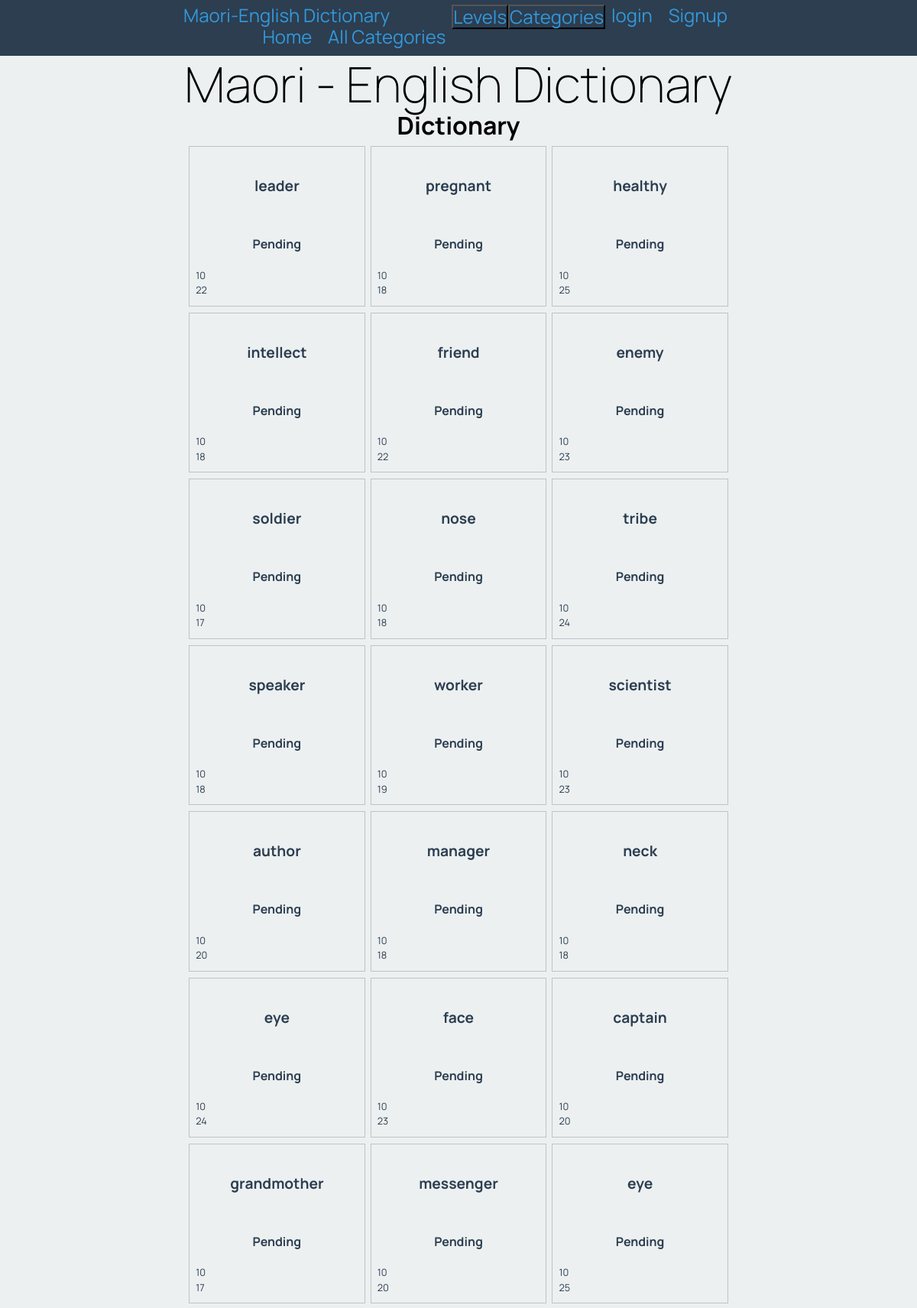
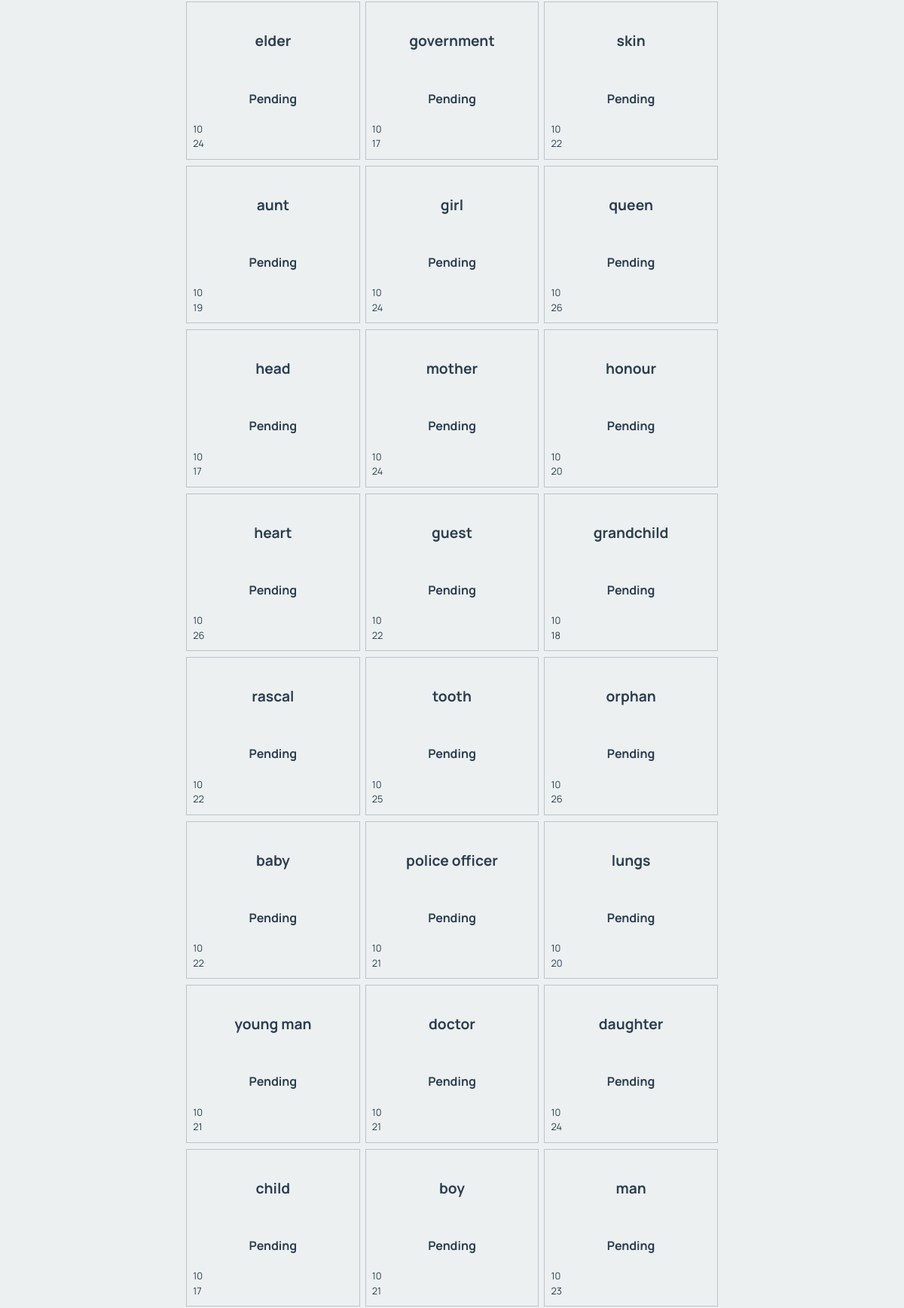
/dictionary/10 (upper part), run on the app's committed database (2 pictures, top to bottom).
### tables this page shows
CREATE TABLE "english_words"
(
    id         integer
        constraint english_words_pk
            primary key autoincrement,
    word       varchar(30),
    category   integer
        constraint english_words_categories_id_fk
            references categories,
    definition varchar(150),
    level      integer
        constraint english_words_categories_id_fk_2
            references categories
);

### app.py (the view)
@app.route('/dictionary/<cat_id>')
def render_dictionary_page(cat_id):
    cat_id = cat_id.strip("<")
    cat_id = cat_id.strip(">")
    con = create_connection(DATABASE)
    query = "SELECT word, definition, category, level FROM english_words WHERE category =? OR level = ?"
    cur = con.cursor()
    cur.execute(query, (cat_id, cat_id))
    word_list = cur.fetchall()
    con.close()
    print(cat_id)
    print(word_list)
    return render_template('dictionary.html', cat_list=render_cat_lev_menus('C'), lev_list=render_cat_lev_menus('L'), word_list=word_list, logged_in=is_logged_in())

### app.py (called while the page is built)
def create_connection(db_file: object) -> object:
    try:
        connection = sqlite3.connect(db_file)
        return connection
    except Error as e:
        print(e)
    return None

def is_logged_in():
    if session.get("email") is None:
       print("Not logged in")
       return False
    else:
       print("Logged in")
       return True

def render_cat_lev_menus(catlev):
    con = create_connection(DATABASE)
    query = "SELECT id, title FROM categories WHERE type=?"
    cur = con.cursor()
    cur.execute(query, (catlev))
    cat_list = cur.fetchall()
    con.close()
    return cat_list

### Templates/dictionary.html
{% extends 'base.html' %}
{% block pageheading %}
Dictionary
{% endblock %}
{% block main %}
    <div class ="words">
        {% for word in word_list %}
        <div class="word-box">
            <div class = "word-box-heading">
                <h3>{{ word[0] }}</h3>
            </div>
            <div class= 'word-box-subheading'>
                <h4>{{ word[1] }}</h4>
            </div>
            <div class="word-box-info">
                <p> {{ word[2] }} </p>
                <p> {{ word[3] }} </p>
            </div>
        </div>
        {% endfor %}
    </div>
{% endblock %}

### Templates/base.html (shortened to what this page needs)
<!DOCTYPE html>
<html>
<head>
    <link rel="stylesheet" href="https://cdnjs.cloudflare.com/ajax/libs/normalize/8.0.1/normalize.css"/>
    <link href="{{ url_for('static', filename='maori_dictionary.css') }}" rel="stylesheet">
</head>
<body>
<nav>
    <div class="container">
        <div class="navbar-brand">Maori-English Dictionary</div>
        <div class="navbar-links">
            {% if logged_in %}
            <a href="/logout">logout</a>
            <a href="/admin">admin</a>
            {% else %}
            <a href="/login">login </a>
            <a href="/signup">Signup</a>
            {% endif %}
        </div>
        <div class="dropdown-cat">
            <button class="dropbtn-cat">Categories</button>
        </div>
        <div class="dropdown-lev">
            <button class="dropbtn-lev">Levels</button>
        </div>
        <div class="navbar-links">
            <a href="/">Home</a>
            <a href="/dictionary/<>">All Categories</a>
        </div>
    </div>
</nav>
<div class="container">
    <header>
        <h1>Maori - English Dictionary</h1>
        <h2>{% block pageheading %}{% endblock %}</h2>
    </header>
    <main>
        {% block main %}
        {% endblock %}
    </main>
</div>
</body>
</html>

### Static/maori_dictionary.css (style rules this page uses)
* { font-family: 'Manrope', sans-serif; padding: 0; margin: 0; box-sizing: border-box; }
body { background-color: rgba(236, 240, 241, 1.0); }
.container { width: 60vw; margin: auto; }
.container::after { content: ""; clear: both; display: table; }
h1 { text-align: center; font-weight: 200; font-size: 4rem; margin: 0; }
h2 { font-size: 2rem; text-align: center; margin: 0 0 0.5rem 0; }
nav { background-color: rgba(44, 62, 80, 1.0); text-align: center; font-size: 1.5rem; padding-top: 0.4rem; padding-bottom: 0.7rem; color: rgba(52, 152, 219, 1.0); }
.navbar-brand { display: inline; float: left; }
.navbar-links { display: inline; float: right; }
nav a { padding: 0 0.5rem; font-size: 1.5rem; }
a, a:visited { color: rgba(52, 152, 219, 1.0); text-decoration: none; }
.words { display: flex; flex-wrap: wrap; justify-content: space-evenly; }
.word-box { width: 32%; border: 1px solid rgba(189, 195, 199, 1.0); color: rgba(44, 62, 80, 1.0); margin-bottom: 0.5rem; }
.word-box-heading { padding: 0.5rem; }
.word-box-subheading { padding: 0.5rem; }
.word-box-info { padding: 0.5rem; }
.word-box h3 { font-size: 1.2rem; text-align: center; }
.word-box p { font-size: 0.8rem; margin-bottom: 0.3rem; }
h3,h4 { text-align: center; margin: 2rem 0 0.5rem 0; }
.dropbtn-cat { background-color: rgba(44, 62, 80, 1.0); text-align: center; font-size: 1.5rem; color: rgba(52, 152, 219, 1.0); }
.dropbtn-lev { background-color: rgba(44, 62, 80, 1.0); text-align: center; font-size: 1.5rem; color: rgba(52, 152, 219, 1.0); }
.dropdown-cat { display: inline; float: right; }
.dropdown-lev { display: inline; float: right; }

### data on the page
english_words: word "leader", definition "Pending", category "10", level "22"
english_words: word "pregnant", definition "Pending", category "10", level "18"
english_words: word "healthy", definition "Pending", category "10", level "25"
english_words: word "intellect", definition "Pending", category "10", level "18"
english_words: word "friend", definition "Pending", category "10", level "22"
english_words: word "enemy", definition "Pending", category "10", level "23"
english_words: word "soldier", definition "Pending", category "10", level "17"
english_words: word "nose", definition "Pending", category "10", level "18"
english_words: word "tribe", definition "Pending", category "10", level "24"
english_words: word "speaker", definition "Pending", category "10", level "18"
english_words: word "worker", definition "Pending", category "10", level "19"
english_words: word "scientist", definition "Pending", category "10", level "23"
english_words: word "author", definition "Pending", category "10", level "20"
english_words: word "manager", definition "Pending", category "10", level "18"
english_words: word "neck", definition "Pending", category "10", level "18"
english_words: word "eye", definition "Pending", category "10", level "24"
english_words: word "face", definition "Pending", category "10", level "23"
english_words: word "captain", definition "Pending", category "10", level "20"
english_words: word "grandmother", definition "Pending", category "10", level "17"
english_words: word "messenger", definition "Pending", category "10", level "20"
english_words: word "eye", definition "Pending", category "10", level "25"
english_words: word "elder", definition "Pending", category "10", level "24"
english_words: word "government", definition "Pending", category "10", level "17"
english_words: word "skin", definition "Pending", category "10", level "22"
english_words: word "aunt", definition "Pending", category "10", level "19"
english_words: word "girl", definition "Pending", category "10", level "24"
english_words: word "queen", definition "Pending", category "10", level "26"
english_words: word "head", definition "Pending", category "10", level "17"
english_words: word "mother", definition "Pending", category "10", level "24"
english_words: word "honour", definition "Pending", category "10", level "20"
english_words: word "heart", definition "Pending", category "10", level "26"
english_words: word "guest", definition "Pending", category "10", level "22"
english_words: word "grandchild", definition "Pending", category "10", level "18"
english_words: word "rascal", definition "Pending", category "10", level "22"
english_words: word "tooth", definition "Pending", category "10", level "25"
english_words: word "orphan", definition "Pending", category "10", level "26"
english_words: word "baby", definition "Pending", category "10", level "22"
english_words: word "police officer", definition "Pending", category "10", level "21"
english_words: word "lungs", definition "Pending", category "10", level "20"
english_words: word "young man", definition "Pending", category "10", level "21"
english_words: word "doctor", definition "Pending", category "10", level "21"
english_words: word "daughter", definition "Pending", category "10", level "24"
english_words: word "child", definition "Pending", category "10", level "17"
english_words: word "boy", definition "Pending", category "10", level "21"
english_words: word "man", definition "Pending", category "10", level "23"
